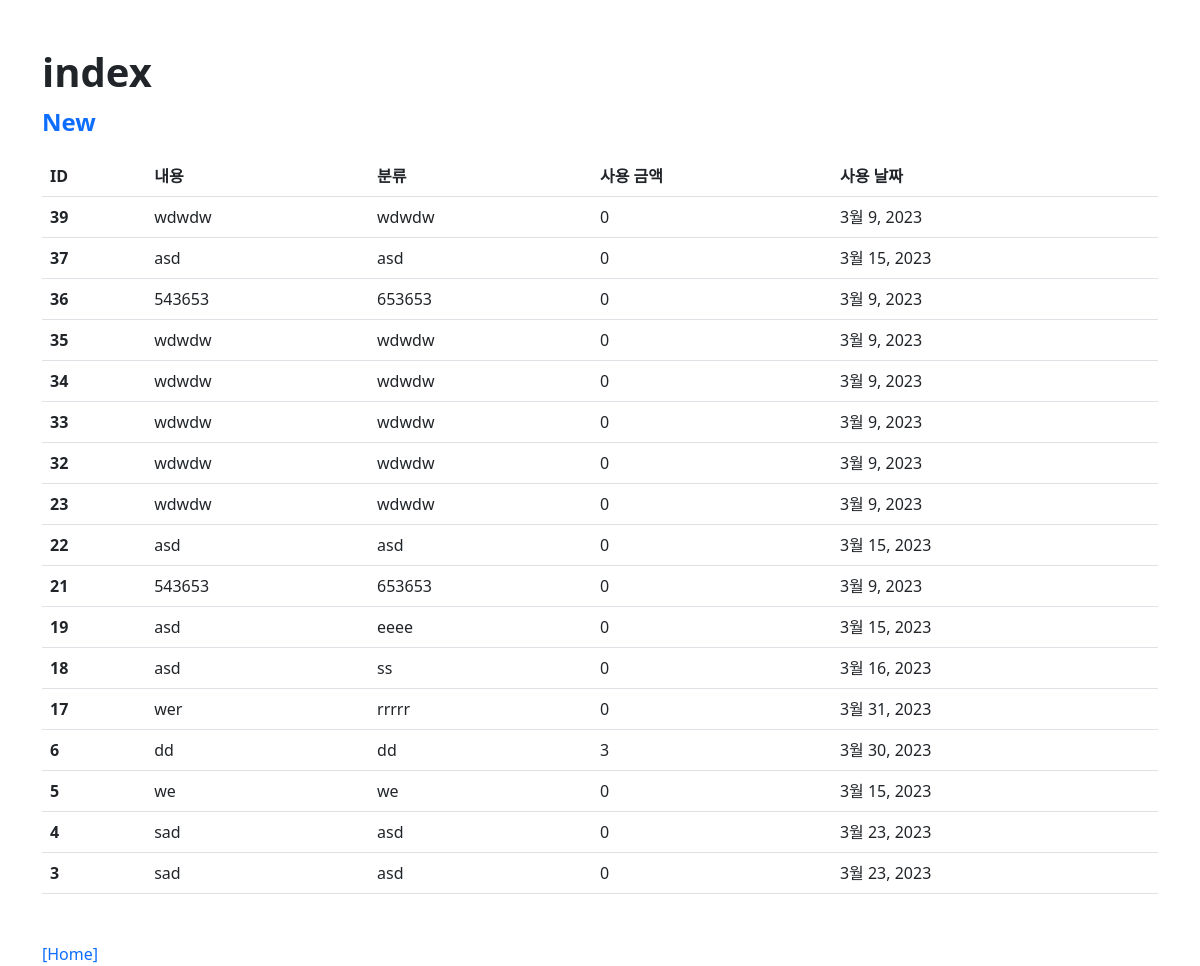
Before: /account-books/ with the older database file.
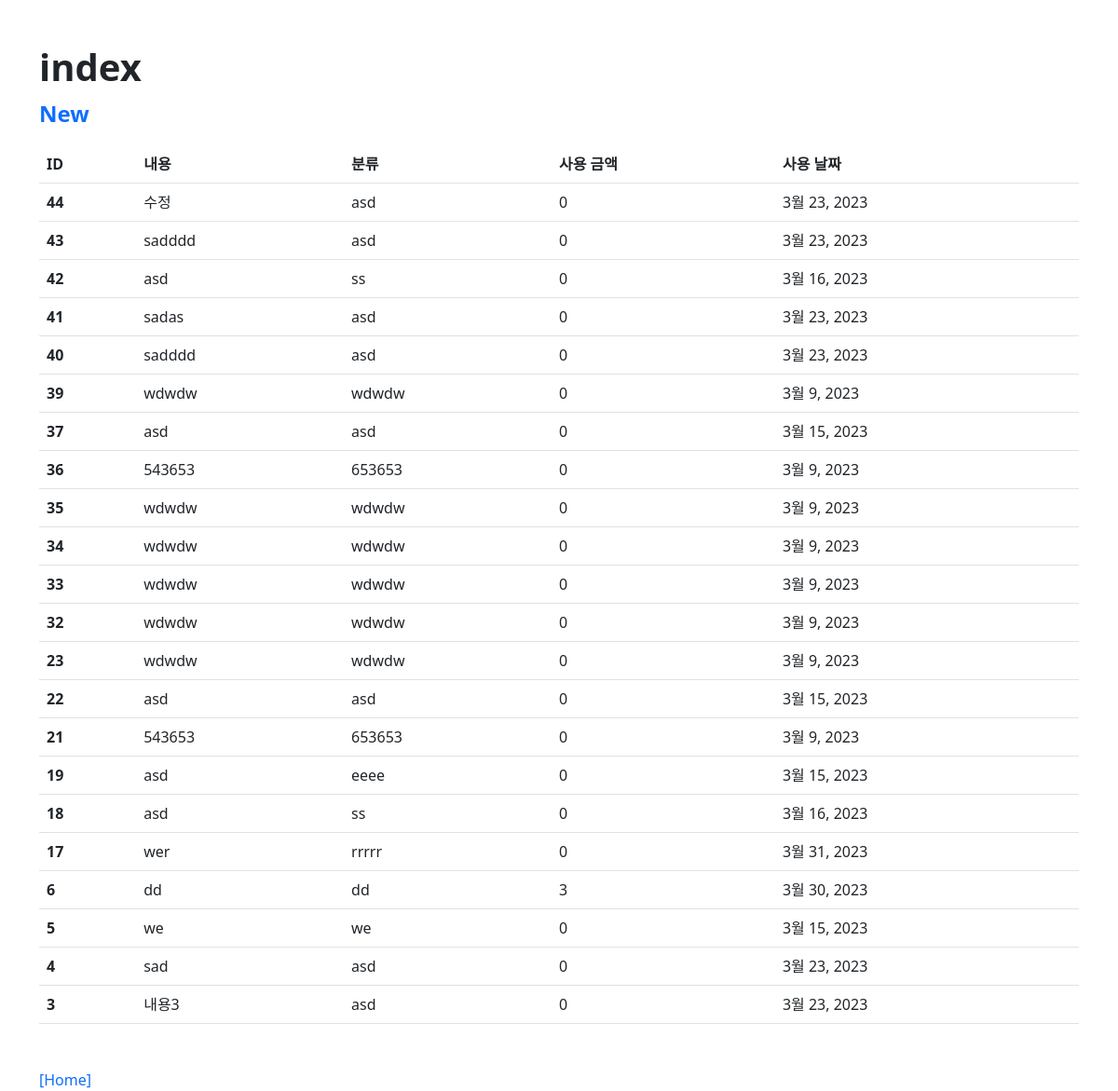
After: the same page with the newer database file.
### accountbooks/models.py (models this page shows)
class AccountBook(models.Model):
    note = models.CharField(max_length=80, default='미정')
    description = models.TextField(null=True)
    category = models.CharField(max_length=20, default='미정')
    amount = models.IntegerField(default=0)
    date = models.DateField()   # 사용할 날짜
    created_at = models.DateTimeField(auto_now_add=True)
    updated_at = models.DateTimeField(auto_now=True)

### accountbooks/views.py (the view)
# urls.py: path('', views.index, name='index'),
def index(request):
    accountbooks = AccountBook.objects.all()
    if request.POST.get('ID') == "True":
        filtered = accountbooks.order_by('pk')
    else:
        filtered = accountbooks.order_by('-pk')
    context = {
        'accountbooks': filtered,
        'order': {
            'id': True if request.POST.get('ID') == 'True' else False,
            'note': True if request.POST.get('note') == 'True' else False,
            'category': True if request.POST.get('category') == 'True' else False,
            'amount': True if request.POST.get('amount') == 'True' else False,
            'date': True if request.POST.get('date') == 'True' else False,
        }
    }
    return render(request, 'accountbooks/index.html', context)

### accountbooks/templates/accountbooks/index.html (shortened to what this page needs)
{% extends 'base.html' %}
{% block content %}
  <div class="container mt-5">
    <h1 class="fw-bold mb-2">index</h1>
    <div class="mb-3">
      <a href="{% url 'account-books:new' %}" class="fw-bold mb-3 fs-4">New</a>
    </div>
    <div>
      <table class="table table-hover">
        <thead>
          <tr class="">
            <th scope="col">
              <form action="{% url 'account-books:index' %}" method="POST">
                <label for="ID">ID </label>
              </form>
            </th>
            <th scope="col">내용</th>
            <th scope="col">분류</th>
            <th scope="col">사용 금액</th>
            <th scope="col">사용 날짜</th>
          </tr>
        </thead>
        <tbody class="">
          {% for account in accountbooks %}
            <tr>
              <th scope="row">{{ account.pk }}</th>
              <td>
                <a class="d-block text-dark" href="{% url 'account-books:detail' account.pk %}">{{ account.note }}</a>
              </td>
              <td><a class="d-block text-dark" href="{% url 'account-books:detail' account.pk %}">{{ account.category }}</a></td>
              <td><a class="d-block text-dark" href="{% url 'account-books:detail' account.pk %}">{{ account.amount }}</a></td>
              <td><a class="d-block text-dark" href="{% url 'account-books:detail' account.pk %}">{{ account.date }}</a></td>
            </tr>
          {% endfor %}
        </tbody>
      </table>
      <div class="mt-5">
        <a href="{% url 'account-books:index' %}">[Home]</a>
      </div>
    </div>
  </div>
{% endblock content %}

### templates/base.html (shortened to what this page needs)
<!doctype html>
<html lang="en">
  {% load static %}
  <head>
    <link href="https://cdn.jsdelivr.net/npm/bootstrap@5.3.0-alpha2/dist/css/bootstrap.min.css" rel="stylesheet">
    <link rel="stylesheet" href="{% static 'css/style.css' %}">
  </head>
  <body>
    {% block content %}{% endblock content %}
  </body>
</html>

### static/css/style.css (style rules this page uses)
a { text-decoration: none; }

Changed rows visible on the page:
added AccountBook: pk "44", note "수정", category "asd", amount "0", date "3월 23, 2023"
added AccountBook: pk "43", note "sadddd", category "asd", amount "0", date "3월 23, 2023"
added AccountBook: pk "42", note "asd", category "ss", amount "0", date "3월 16, 2023"
added AccountBook: pk "41", note "sadas", category "asd", amount "0", date "3월 23, 2023"
added AccountBook: pk "40", note "sadddd", category "asd", amount "0", date "3월 23, 2023"
changed AccountBook id 3: note "sad" → "내용3"
